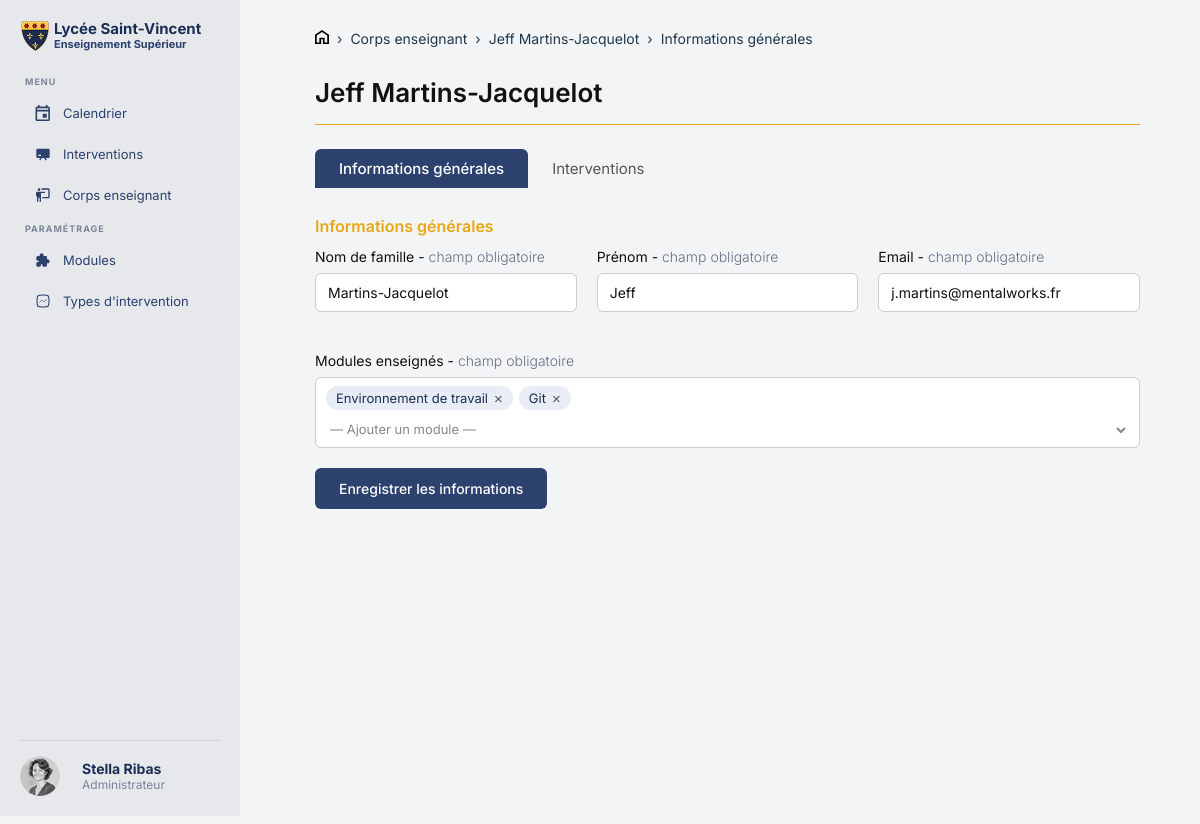
Screenshot of /fiche_enseignant.php?id=1 with the database file from the repository.
### tables this page shows
CREATE TABLE IF NOT EXISTS `instructor` (
  `id` int NOT NULL AUTO_INCREMENT,
  `user_id` int NOT NULL,
  PRIMARY KEY (`id`),
  KEY `user_id` (`user_id`)
);

CREATE TABLE IF NOT EXISTS `users` (
  `id` int NOT NULL AUTO_INCREMENT,
  `role` varchar(100) NOT NULL DEFAULT 'admin',
  `email` varchar(150) NOT NULL,
  `last_name` varchar(100) NOT NULL,
  `first_name` varchar(100) NOT NULL,
  `password` varchar(255) NOT NULL,
  PRIMARY KEY (`id`),
  UNIQUE KEY `email` (`email`)
);

CREATE TABLE IF NOT EXISTS `module` (
  `id` int NOT NULL AUTO_INCREMENT,
  `code` varchar(50) NOT NULL,
  `parent_id` int DEFAULT NULL,
  `name` varchar(150) NOT NULL,
  `description` varchar(400) NOT NULL,
  `hours_count` int DEFAULT NULL,
  `capstone_project` tinyint(1) DEFAULT '0',
  PRIMARY KEY (`id`),
  UNIQUE KEY `code` (`code`),
  UNIQUE KEY `name` (`name`),
  KEY `parent_id` (`parent_id`)
);

### database/requeteficheenseignant.php (called while the page is built, shortened)
<?php
$id = isset($_GET['id']) ? (int)$_GET['id'] : 0;
$stmt = $pdo->prepare("
    SELECT i.id, u.last_name, u.first_name, u.email
    FROM instructor i
    JOIN users u ON i.user_id = u.id
    WHERE i.id = ?
");
$stmt->execute([$id]);
$enseignant = $stmt->fetch(PDO::FETCH_ASSOC);
$stmt = $pdo->prepare("
    SELECT m.id, m.name
    FROM instructor_module im
    JOIN module m ON im.module_id = m.id
    WHERE im.instructor_id = ?
    ORDER BY m.name ASC
");
$stmt->execute([$id]);
$modules_enseignant = $stmt->fetchAll(PDO::FETCH_ASSOC);

### public/fiche_enseignant.php (the view, shortened to what this page needs)
<?php
require_once '../fonctions/db.php';
require_once '../database/requeteficheenseignant.php';
?>
<!DOCTYPE html>
<html lang="fr">
<head>
    <link rel="stylesheet" href="assets/css/header.css">
    <link rel="stylesheet" href="assets/css/fiche_enseignant.css">
</head>
<body class="page-fiche">
<div class="page">
    <?php require_once '../inclus/header.php'; ?>
    <main class="contenu">
        <nav class="fil">
            <a href="index.php"><img src="assets/images/Home.svg"></a>
            <span>›</span>
            <a href="corps_enseignant.php">Corps enseignant</a>
            <span>›</span>
            <span><?= htmlspecialchars($enseignant['first_name'] . ' ' . $enseignant['last_name']) ?></span>
            <span>›</span>
            <span>Informations générales</span>
        </nav>
        <h1 class="titre-fiche"><?= htmlspecialchars($enseignant['first_name'] . ' ' . $enseignant['last_name']) ?></h1>
        <div class="hrcouleur"></div>
        <div class="onglets">
            <button class="onglet actif" onclick="afficherOnglet('infos', this)">Informations générales</button>
            <button class="onglet" onclick="afficherOnglet('interventions', this)">Interventions</button>
        </div>
        <div id="onglet-infos" class="contenu-onglet">
            <p class="sous-titre-section">Informations générales</p>
            <form method="POST" action="" id="formulaire-principal">
                <div class="grille-champs">
                    <div class="champ">
                        <label>Nom de famille - <span class="obligatoire">champ obligatoire</span></label>
                        <input type="text" name="nom" value="<?= htmlspecialchars($enseignant['last_name']) ?>">
                    </div>
                    <div class="champ">
                        <label>Prénom - <span class="obligatoire">champ obligatoire</span></label>
                        <input type="text" name="prenom" value="<?= htmlspecialchars($enseignant['first_name']) ?>">
                    </div>
                    <div class="champ">
                        <label>Email - <span class="obligatoire">champ obligatoire</span></label>
                        <input type="text" name="email" value="<?= htmlspecialchars($enseignant['email']) ?>">
                    </div>
                </div>
                <div class="champ">
                    <label>Modules enseignés - <span class="obligatoire">champ obligatoire</span></label>
                    <div class="multiselect" id="multiselect">
                        <div class="tags" id="tags">
                            <?php foreach ($modules_enseignant as $m): ?>
                                <span class="tag" data-id="<?= $m['id'] ?>">
                                    <?= htmlspecialchars($m['name']) ?>
                                    <button type="button" onclick="retirerTag(this)">×</button>
                                </span>
                            <?php endforeach; ?>
                        </div>
                        <select id="select-modules" onchange="ajouterTag(this)">
                            <option value="">— Ajouter un module —</option>
                        </select>
                    </div>
                </div>
                <div class="boutons">
                    <button type="submit" name="enregistrer" class="bouton-enregistrer">Enregistrer les informations</button>
                </div>
            </form>
        </div>
    </main>
</div>
</body>
</html>

### public/assets/css/header.css (style rules this page uses)
html, body { margin: 0; padding: 0; overflow-x: hidden; box-sizing: border-box; font-family: 'Inter', sans-serif; background-color: #f3f4f6; color: #1b2e53; }
.page { display: flex; min-height: 100vh; }

### public/assets/css/fiche_enseignant.css (style rules this page uses)
.contenu { margin-left: 275px; flex: 1; min-height: 100vh; padding: 30px 60px 30px 40px; }
.fil { display: flex; align-items: center; gap: 8px; font-size: 14px; color: #1F384C; margin-bottom: 30px; }
.fil a { color: #1F384C; text-decoration: none; }
.titre-fiche { font-size: 26px; font-weight: 600; color: #111; margin-bottom: 16px; }
.sous-titre-section { font-size: 16px; font-weight: 600; color: #e6a817; margin-bottom: 12px; }
.hrcouleur { height: 1px; background-color: #e6a817; width: 100%; margin-bottom: 24px; }
.onglets { display: flex; gap: 0; margin-bottom: 28px; border-bottom: none; }
.onglet { padding: 10px 24px; border: none; background: none; font-size: 15px; font-family: 'Inter', sans-serif; font-weight: 400; color: #555; cursor: pointer; border-radius: 6px 6px 0 0; transition: background 0.15s; }
.onglet.actif { background: #2c416e; color: white; font-weight: 500; }
.grille-champs { display: grid; grid-template-columns: 1fr 1fr 1fr; gap: 20px; margin-bottom: 20px; }
.champ { display: flex; flex-direction: column; gap: 8px; margin-bottom: 20px; }
.champ label { font-size: 14px; font-weight: 400; color: #111; }
.obligatoire { font-weight: 300; color: #667085; }
.champ input[type="text"] { padding: 10px 12px; border: 1px solid #ccc; border-radius: 6px; font-size: 14px; font-family: 'Inter', sans-serif; outline: none; color: #111; width: 100%; box-sizing: border-box; }
.multiselect { border: 1px solid #ccc; border-radius: 6px; padding: 8px 10px; background: white; min-height: 48px; cursor: pointer; }
.tags { display: flex; flex-wrap: wrap; gap: 6px; margin-bottom: 8px; }
.tag { display: inline-flex; align-items: center; gap: 6px; background: #e8ecf4; color: #1b2e53; font-size: 13px; padding: 4px 10px; border-radius: 20px; }
.tag button { background: none; border: none; cursor: pointer; font-size: 15px; color: #555; padding: 0; line-height: 1; }
#select-modules { border: none; outline: none; font-size: 13px; font-family: 'Inter', sans-serif; color: #888; background: transparent; cursor: pointer; width: 100%; }
.boutons { display: flex; gap: 16px; align-items: center; margin-top: 10px; }
.bouton-enregistrer { padding: 12px 24px; border: none; border-radius: 6px; background: #2c416e; color: white; font-size: 14px; font-weight: 500; cursor: pointer; font-family: 'Inter', sans-serif; transition: background 0.2s; }

### rows the page displays
instructor: user.last_name "Jeff Martins-Jacquelot", nom "Martins-Jacquelot", prenom "Jeff", email "j.martins@mentalworks.fr"
module: name "Environnement de travail"
module: name "Git"
